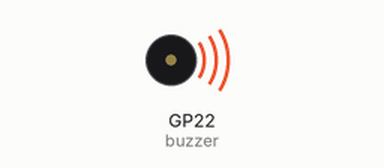
This program was run on a simulated Raspberry Pi Pico running MicroPython. On the bench: buzzer (waves = sounding). At 1.0 s the program stops and its outputs stay as they are.

Above: at 0.1 s.
At 1.1 s:
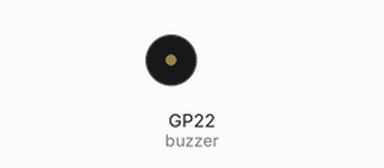
Timing chart, 0 to 2.5 s (numbered marks = the images above):
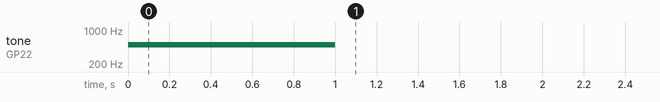

Measured:
- by itself, tone on GP22 (buzzer): silent → 500 Hz at 0.00 s, → silent 1.0 s later

The program:

Buzzer.py
```python
"""
 의사코드
 1. 부저를 PWM 모드로 설정합니다.
 2. 부저의 음을 (주파수 500Hz) 설정합니다.
 3. 부저의 음이 지속되는 시간(듀티 사이클)을 설정하여 소리를 활성화합니다.
 4. 부저가 1초 동안 소리를 낸 후에 대기합니다.

"""

from machine import Pin, PWM
from utime import sleep

# GPIO 22번 핀에 부저를 PWM(Pulse Width Modulation) 모드로 설정합니다.
buzzer = PWM(Pin(22))

# 부저의 주파수를 500Hz로 설정합니다. 이것은 부저가 내는 소리의 톤을 결정합니다.
buzzer.freq(500)

# 부저의 듀티 사이클을 설정하여 소리를 활성화합니다. duty_u16 값은 0에서 65535 사이입니다.
# 여기서 1000은 부저를 활성화하고 소리를 내기 위한 중간 강도의 값입니다.
buzzer.duty_u16(1000)

# 부저가 1초 동안 소리를 낸 후에 대기합니다.
sleep(1)

# 부저의 듀티 사이클을 0으로 설정하여 소리를 끕니다.
buzzer.duty_u16(0)
```
